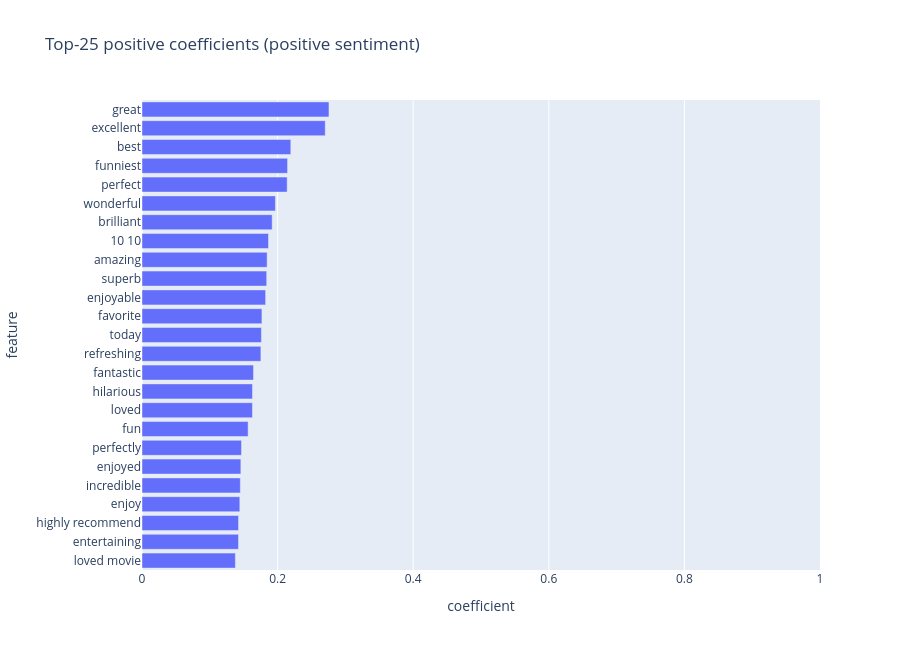
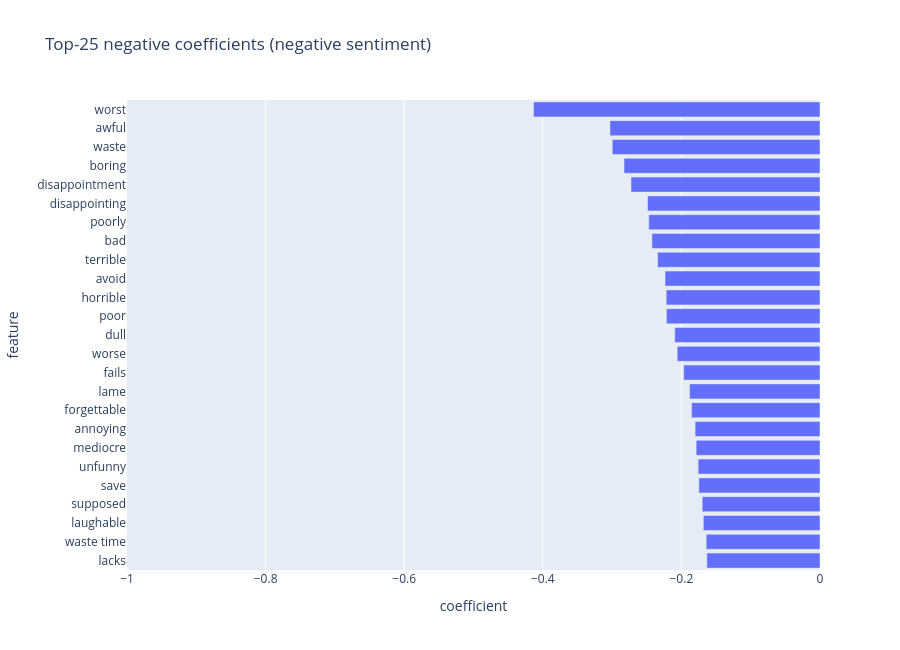

Notebook cell for these charts, in order:
### Code cell
#--------------------
# 9. Top-50 regression coeff (25 positive, 25 negative)
#--------------------
feature_names = np.array(tfidf.get_feature_names_out())
coefs = best_model.coef_[0]

top_pos_idx = np.argsort(coefs)[::-1][:25]
top_neg_idx = np.argsort(coefs)[:25]

print('top-25 positive (push review towards positive):')
print(', '.join(feature_names[top_pos_idx]))
print()
print('top-25 negative (push review towards negative):')
print(', '.join(feature_names[top_neg_idx]))


def plot_coef_bar(indices, title):
    frame = pd.DataFrame({
        'feature': feature_names[indices],
        'coefficient': coefs[indices],
    }).iloc[::-1]
    fig = px.bar(frame, x='coefficient', y='feature', orientation='h', title=title)
    if frame['coefficient'].min() >= 0:
        fig.update_xaxes(range=[0, np.ceil(frame['coefficient'].max() * 1.05)])
    else:
        fig.update_xaxes(range=[np.floor(frame['coefficient'].min() * 1.05), 0])
    fig.update_layout(height=650)
    fig.show()


plot_coef_bar(top_pos_idx, 'Top-25 positive coefficients (positive sentiment)')
plot_coef_bar(top_neg_idx, 'Top-25 negative coefficients (negative sentiment)')

### Figure 1 — Plotly figure (JSON) as saved in the notebook; plotly's stock layout.template omitted (floating-point values rounded to 4 significant figures)
{"data": [{"hovertemplate": "coefficient=%{x}<br>feature=%{y}<extra></extra>", "legendgroup": "", "marker": {"color": "#636efa", "pattern": {"shape": ""}}, "name": "", "orientation": "h", "showlegend": false, "textposition": "auto", "type": "bar", "x": [0.1377, 0.1423, 0.1424, 0.1443, 0.145, 0.1458, 0.1467, 0.1565, 0.1629, 0.163, 0.1645, 0.1753, 0.1761, 0.1769, 0.1824, 0.1839, 0.1845, 0.1866, 0.192, 0.1968, 0.2141, 0.2147, 0.2195, 0.2703, 0.2758], "xaxis": "x", "y": ["loved movie", "entertaining", "highly recommend", "enjoy", "incredible", "enjoyed", "perfectly", "fun", "loved", "hilarious", "fantastic", "refreshing", "today", "favorite", "enjoyable", "superb", "amazing", "10 10", "brilliant", "wonderful", "perfect", "funniest", "best", "excellent", "great"], "yaxis": "y"}], "layout": {"barmode": "relative", "height": 650, "legend": {"tracegroupgap": 0}, "title": {"text": "Top-25 positive coefficients (positive sentiment)"}, "xaxis": {"anchor": "y", "domain": [0.0, 1.0], "range": [0, 1.0], "title": {"text": "coefficient"}}, "yaxis": {"anchor": "x", "domain": [0.0, 1.0], "title": {"text": "feature"}}}}

### Figure 2 — Plotly figure (JSON) as saved in the notebook; plotly's stock layout.template omitted (floating-point values rounded to 4 significant figures)
{"data": [{"hovertemplate": "coefficient=%{x}<br>feature=%{y}<extra></extra>", "legendgroup": "", "marker": {"color": "#636efa", "pattern": {"shape": ""}}, "name": "", "orientation": "h", "showlegend": false, "textposition": "auto", "type": "bar", "x": [-0.1632, -0.1642, -0.1684, -0.17, -0.1748, -0.1758, -0.1787, -0.1802, -0.1853, -0.1881, -0.1967, -0.206, -0.2096, -0.2216, -0.2219, -0.2236, -0.2343, -0.2425, -0.2471, -0.2488, -0.2727, -0.2828, -0.2997, -0.3031, -0.4133], "xaxis": "x", "y": ["lacks", "waste time", "laughable", "supposed", "save", "unfunny", "mediocre", "annoying", "forgettable", "lame", "fails", "worse", "dull", "poor", "horrible", "avoid", "terrible", "bad", "poorly", "disappointing", "disappointment", "boring", "waste", "awful", "worst"], "yaxis": "y"}], "layout": {"barmode": "relative", "height": 650, "legend": {"tracegroupgap": 0}, "title": {"text": "Top-25 negative coefficients (negative sentiment)"}, "xaxis": {"anchor": "y", "domain": [0.0, 1.0], "range": [-1.0, 0], "title": {"text": "coefficient"}}, "yaxis": {"anchor": "x", "domain": [0.0, 1.0], "title": {"text": "feature"}}}}
